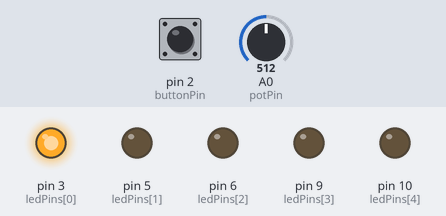
Bench run of a sketch on a simulated Arduino Uno, built with avr-gcc and run on an emulated ATmega328P. Shown: output pins drawn as LEDs (lit = HIGH). The inputs (shaded band) are chosen by the test bench; at power-on: pin 2 (buttonPin) LOW, A0 (potPin) = 512. Random numbers use the default seed unless the sketch sets one.

Above: at 1.2 s.
1.3 s: pin 2 (buttonPin) pulled HIGH for 0.15 s
At 2.3 s:
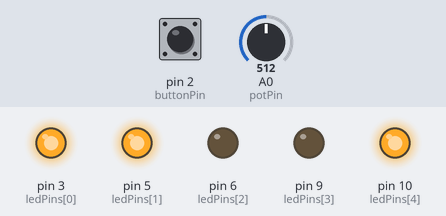
4.4 s: pin 2 (buttonPin) pulled HIGH for 1 s
At 5.0 s:
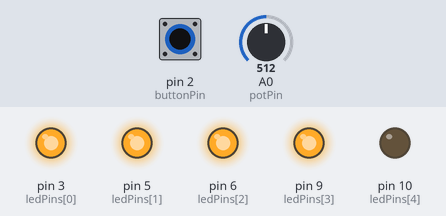
10.1 s: pin 2 (buttonPin) pulled HIGH for 0.15 s
At 10.6 s:
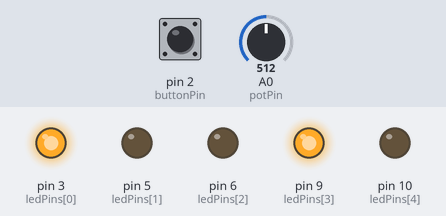
12.8 s: pin 2 (buttonPin) pulled HIGH for 3.2 s
At 13.8 s:
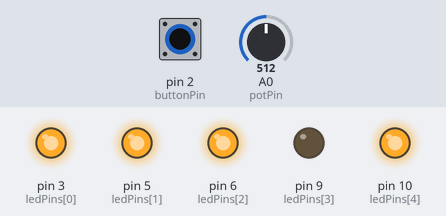
Timing chart, 0 to 19.5 s (numbered marks = the images above; inputs shaded):
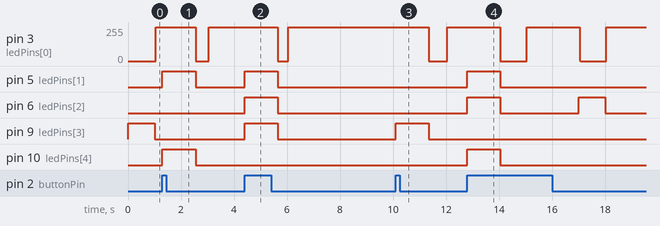

Measured:
- after the input at 1.3 s, pin 3 (ledPins[0]): 255/255 → 0/255 after 1.3 s, → 255/255 0.49 s later; pin 5 (ledPins[1]), pin 10 (ledPins[4]): LOW → HIGH at once, → LOW 1.3 s later
- after the input at 4.4 s, pin 5 (ledPins[1]), pin 9 (ledPins[3]): LOW → HIGH at once, → LOW 1.3 s later
- after the input at 10.1 s, pin 9 (ledPins[3]): LOW → HIGH at once, → LOW 1.3 s later
- after the input at 12.8 s, pin 5 (ledPins[1]), pin 10 (ledPins[4]): LOW → HIGH at once, → LOW 1.3 s later

The sketch:

EJERCICIO3.ino
```cpp
const int buttonPin = 2;
const int potPin = A0;
const int ledPins[] = {3, 5, 6, 9, 10};
const int numLeds = 5;

int buttonState = 0;
int lastButtonState = 0;
int ledCount = 1;
int potValue = 0;
int ledToShow = 0;
int speed = 1000;

void setup() {
  pinMode(buttonPin, INPUT);
  for (int i = 0; i < numLeds; i++) {
    pinMode(ledPins[i], OUTPUT);
  }
}

void loop() {
  buttonState = digitalRead(buttonPin);
  potValue = analogRead(potPin);


  if (millis() % 1000 == 0) {
    randomSeed(millis());
    ledToShow = random(numLeds);
    showSingleLed(ledToShow);
  }


  if (buttonState == HIGH && lastButtonState == LOW) {
    ledCount = random(1, numLeds + 1);
    showRandomLeds(ledCount);
  }


  speed = map(potValue, 0, 1023, 500, 2000);

  lastButtonState = buttonState;
}

void showSingleLed(int index) {
  for (int i = 0; i < numLeds; i++) {
    digitalWrite(ledPins[i], LOW);
  }
  digitalWrite(ledPins[index], HIGH);
}

void showRandomLeds(int count) {
  for (int i = 0; i < count; i++) {
    ledToShow = random(numLeds);
    digitalWrite(ledPins[ledToShow], HIGH);
  }

  delay(speed);

  for (int i = 0; i < numLeds; i++) {
    digitalWrite(ledPins[i], LOW);
  }
}
```
